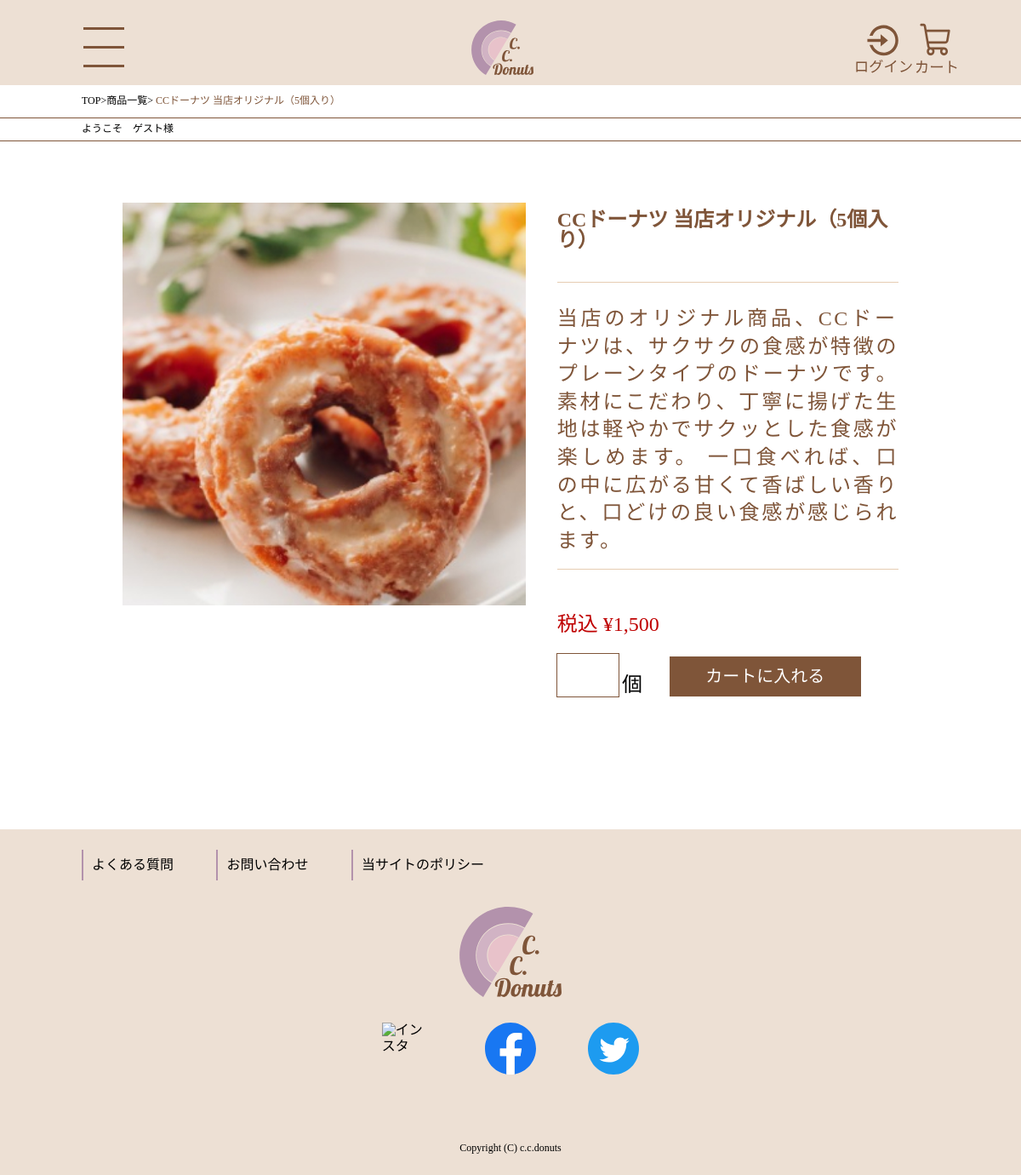
Screenshot of /detail.php?id=1 with the database file from the repository.
### tables this page shows
CREATE TABLE `product` (
  `id` int(11) NOT NULL,
  `name` varchar(200) NOT NULL,
  `price` int(11) NOT NULL,
  `description` varchar(1000) NOT NULL,
  `image` varchar(200) NOT NULL
);

### detail.php (the view, shortened to what this page needs)
<?php require 'includes/header.php' ?>
<div class="menu_ber detail_ber">
  <div class="gest_name">
    <a href="index.php">TOP</a><span>></span><a href="product.php">商品一覧</a>>
    <?php
    $pdo = new PDO(
      'mysql:host=mysql1.php.xdomain.ne.jp;dbname=yomichi0329_donuts;charset=utf8',
      'yomichi0329_cca',
      'ccadonuts'
    );
    $sql = $pdo->query('select * from product where id ="' . $_REQUEST["id"] . '"');
    foreach ($sql as $row) {
      echo '<span class="ber_name">', $row['name'], '</span>';
    }    ?>
  </div>
  <div class="gest_name">
    <?php if (isset($_SESSION['customer'])) {
      echo 'ようこそ　', $_SESSION['customer']['name'], '　様';
    } else {
      echo 'ようこそ　ゲスト様';
    }
    ?>
  </div>
</div>
<section>
  <?php
  $pdo = new PDO(
    'mysql:host=mysql1.php.xdomain.ne.jp;dbname=yomichi0329_donuts;charset=utf8',
    'yomichi0329_cca',
    'ccadonuts'
  );
  $sql = $pdo->query('select * from product where id ="' . $_REQUEST["id"] . '"');
  foreach ($sql as $row) {
    echo '<div class="donuts_list">';
    echo '<p class="item_img"><img alt="image" src="', $row['image'], '"></p>';
    echo '<form action="cart-show.php" method="post">';
    echo '<p class="menu-item-name">', $row['name'], '</p>';
    echo '<p class="item_text">', $row['description'], '</p>';
    echo '<p class="price">税込 ¥', number_format($row['price']), '</p>';
    echo '<div class="donuts_item">';
    echo '<input size="1" value="" name="count">', '個';
    echo '<button type="submit" value="" class="cart_btn">カートに入れる</button>';
    echo '</div>';
    echo '</form>';
    echo '</div>';
  }
  ?>
</section>
<?php require 'includes/footer.php' ?>

### common/css/destyle.css (style rules this page uses)
html { line-height: 1.15; -webkit-text-size-adjust: 100%; -webkit-tap-highlight-color: transparent; }
body { margin: 0; }
p, table, blockquote, address, pre, iframe, form, figure, dl { margin: 0; }
a { background-color: transparent; text-decoration: none; color: inherit; }
img, embed, object, iframe { vertical-align: bottom; }
button, input, optgroup, select, textarea { -webkit-appearance: none; appearance: none; vertical-align: middle; color: inherit; font: inherit; background: transparent; padding: 0; margin: 0; outline: 0; border-radius: 0; text-align: inherit; }
button, input { overflow: visible; }
button, select { text-transform: none; }
button, [type="button"], [type="reset"], [type="submit"] { cursor: pointer; -webkit-appearance: none; appearance: none; }

### common/css/base.css (style rules this page uses)
:root { --rectangle1-: #FFD233; --rectangle2-: #B392AC; --rectangle3-: #7F5539; --rectangle4-: #D27C2C; --rectangle5-: #EDE0D4; --rectangle6-: #CCCCCC; --rectangle7-: #D9D9D9; --rectangle8-: #BF0000; --rectangle10-: #000000; --rectangl11-: #E6CCB2; --rectangle12-: #E8C2CA; --rectangle13-: #F7D1CD; --rectangle13-: #FF8877; --font-family-: 'Noto Sans JP', sans-serif; }
img { width: 100%; }
a { cursor: pointer; }

### common/css/home.css (style rules this page uses)
:root { --rectangle1-: #FFD233; --rectangle2-: #B392AC; --rectangle3-: #7F5539; --rectangle4-: #D27C2C; --rectangle5-: #EDE0D4; --rectangle6-: #CCCCCC; --rectangle7-: #D9D9D9; --rectangle8-: #BF0000; --rectangle10-: #000000; --rectangl11-: #E6CCB2; --rectangle12-: #E8C2CA; --rectangle13-: #F7D1CD; --rectangle13-: #FF8877; --font-family-: 'Noto Sans JP', sans-serif; }
img { width: 100%; }
.gest_name { font-size: 12px; padding: 3% 6%; border-bottom: 1px solid var(--rectangle3-); }
form { margin-top: 21%; }
.menu-item-name { color: var(--rectangle3-); text-align: left; padding-top: 17%; font-weight: 500; line-height: 25.6px; }
.price { text-align: left; margin-top: 9%; color: var(--rectangle8-) }
.cart_btn { text-align: center; margin-top: 11%; width: 90%; font-size: 12px; color: #fff; background-color: var(--rectangle3-); padding: 7% 0; }
@media screen and (min-width: 768px) { .gest_name { font-size: 12px; padding: 1% 8%; border-bottom: 1px solid var(--rectangle3-); } }
@media screen and (min-width: 768px) { form { margin-top: 10%; } }
@media screen and (min-width: 768px) { .cart_btn { width: 81%; padding: 5% 0; font-size: 20px; margin-top: 6%; } }
@media screen and (min-width: 768px) { .menu-item-name { padding-top: 9%; font-weight: 500; line-height: 29.6px; } }
@media screen and (min-width: 768px) { .price, .menu-item-name { font-size: 24px; } }

### rows the page displays
product: name "CCドーナツ 当店オリジナル（5個入り）", image (picture), description "当店のオリジナル商品、CCドーナツは、サクサクの食感が特徴のプレーンタイプのドーナツです。素材にこだわり、丁寧に揚げた生地は軽やかでサクッとした食感が楽しめます。 一口食べれば、口の中に広がる甘くて香ばしい香りと、口どけの良い食感が感じられます。", price "1,500"
